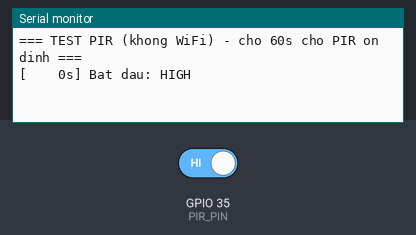
Simulated run of this sketch. Board: ESP32. Shown: the last lines printed to the serial monitor. The inputs (shaded band) are chosen by the test bench; at power-on: GPIO 35 (PIR_PIN) HIGH.

Above: at 1.2 s.
1.3 s: GPIO 35 (PIR_PIN) driven LOW
At 1.7 s:
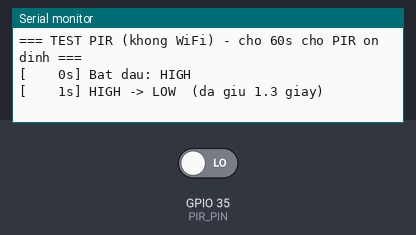
2.8 s: GPIO 35 (PIR_PIN) driven HIGH
At 4.3 s:
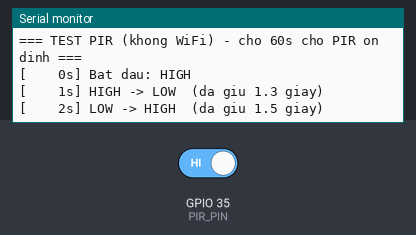

The sketch:

read_PIR.ino
```cpp
// ===== 06 - CHAN DOAN CAM BIEN PIR (KHONG WIFI) =====
// In ra moi lan PIR doi trang thai va thoi gian giu muc do.
// Noi day: PIR OUT -> GPIO 35
//
// Cach doc:
//  - Luon HIGH khong ve LOW: rut day OUT ra. Van HIGH -> GPIO35 tha noi
//    (them dien tro 10k tu GPIO35 xuong GND). Ve LOW -> vang lai Tx/Sx.
//  - HIGH vai chuc giay / vai phut moi ve LOW -> bien tro Tx dang qua lon.
//  - Code nay chay dung nhung code co WiFi bao sai -> nhieu WiFi,
//    dat PIR xa ESP32 va them tu loc 100uF + 0.1uF.

#define PIR_PIN 35

int trangThaiCu = -1;
unsigned long lanDoiCuoi = 0;

void setup() {
  Serial.begin(115200);
  pinMode(PIR_PIN, INPUT);
  Serial.println("\n=== TEST PIR (khong WiFi) - cho 60s cho PIR on dinh ===");
}

void loop() {
  int v = digitalRead(PIR_PIN);
  unsigned long now = millis();

  if (v != trangThaiCu) {
    if (trangThaiCu != -1)
      Serial.printf("[%5lus] %s -> %s  (da giu %.1f giay)\n",
                    now / 1000,
                    trangThaiCu ? "HIGH" : "LOW",
                    v ? "HIGH" : "LOW",
                    (now - lanDoiCuoi) / 1000.0);
    else
      Serial.printf("[%5lus] Bat dau: %s\n", now / 1000, v ? "HIGH" : "LOW");
    trangThaiCu = v;
    lanDoiCuoi = now;
  }
  delay(20);
}
```

Measured:
- after the input at 1.3 s, the serial monitor: prints a new line at once (image 1)
- after the input at 2.8 s, the serial monitor: prints a new line at once (image 2)
